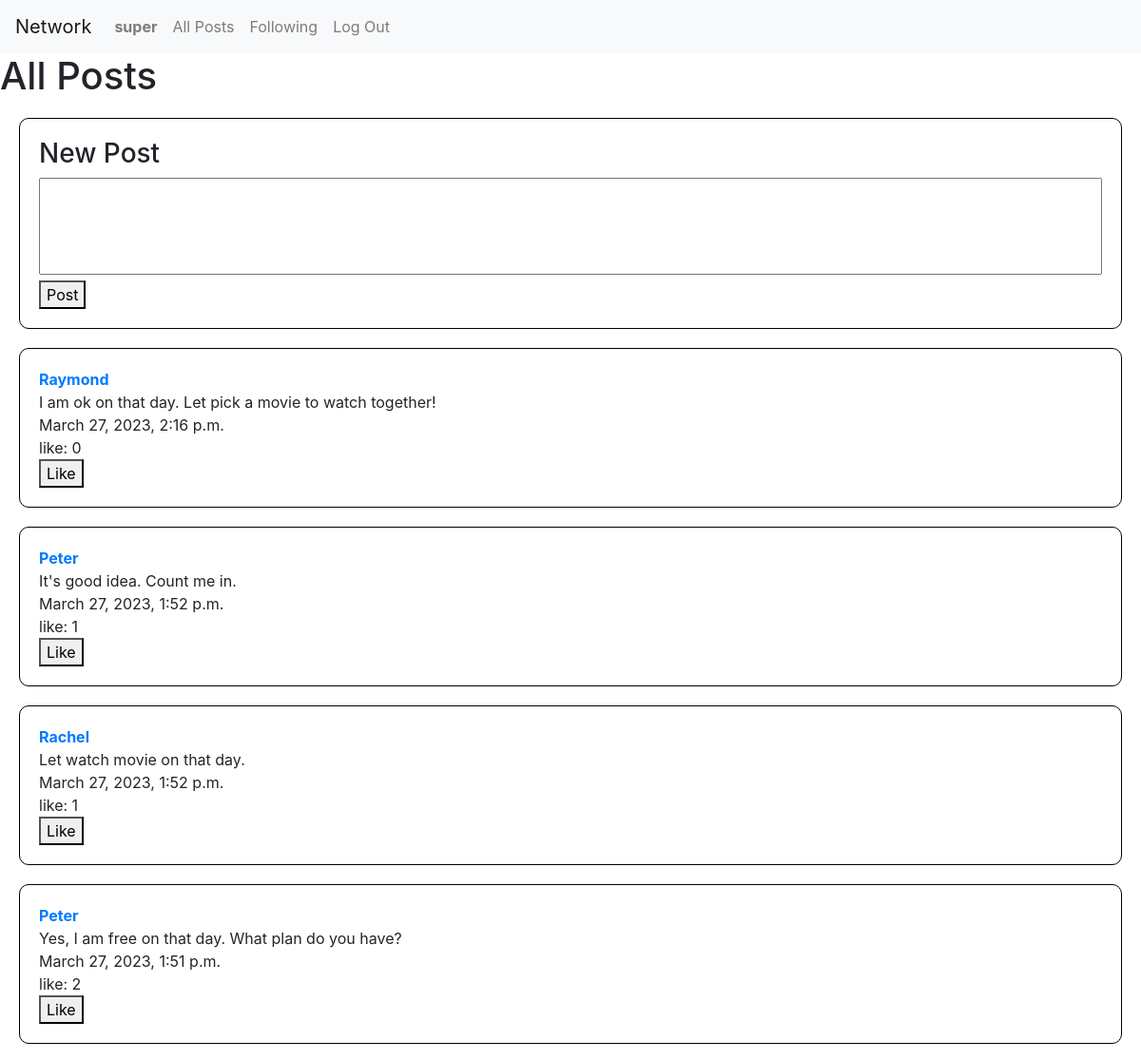
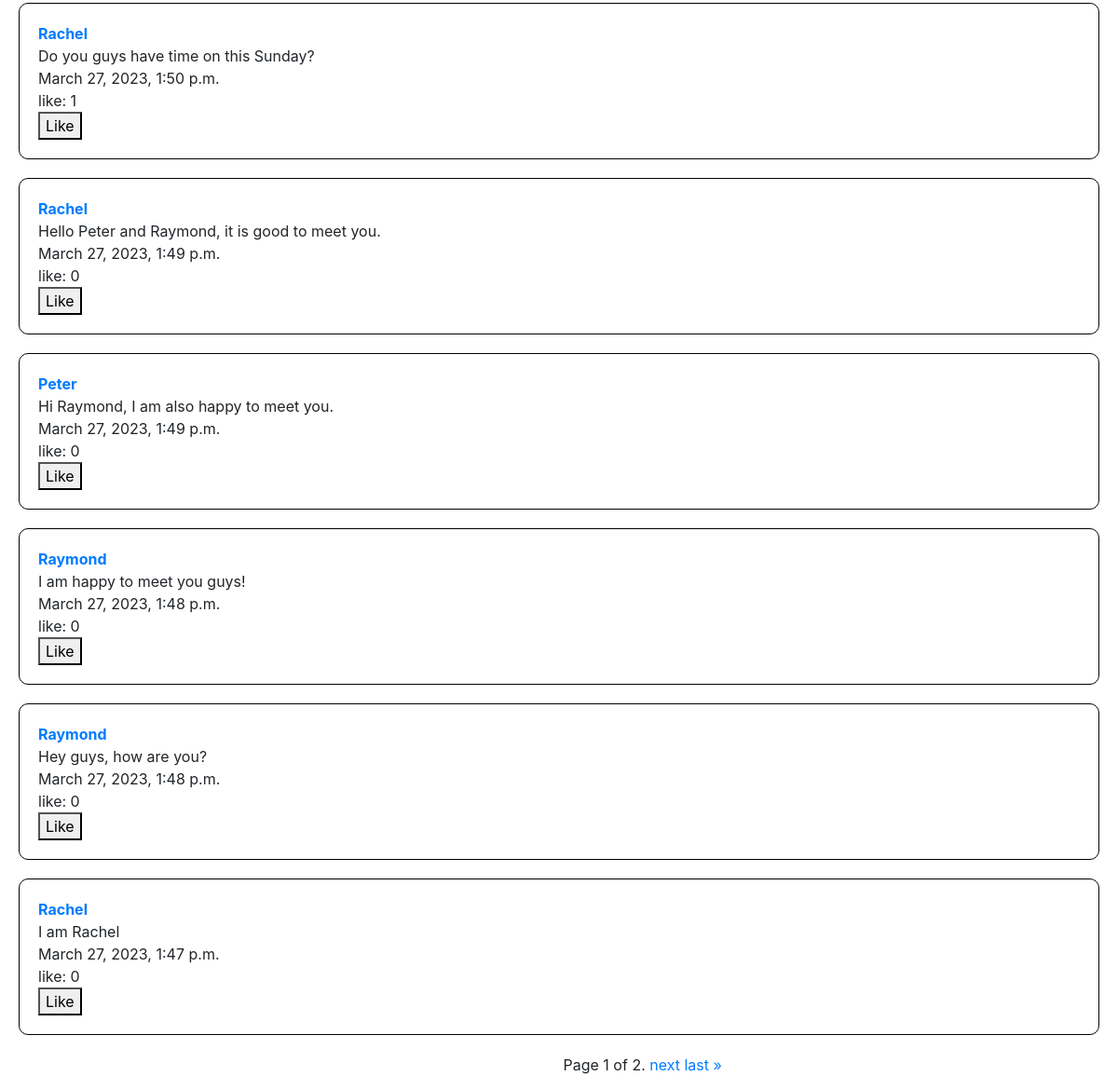
Page /all_post (signed in) on the committed database (2 pictures, top to bottom).
### network/models.py (models this page shows, shortened)
class User(AbstractUser):
    pass

class Post(models.Model):
    content = models.CharField(max_length=1000)
    writer = models.ForeignKey(User, on_delete=models.CASCADE, related_name = "post")
    time = models.DateTimeField(auto_now_add=True)
    like_no = models.PositiveIntegerField(default=0)
    liked_user = models.ManyToManyField(User, blank=True, related_name = "liked_post")

### network/views.py (the view)
# urls.py: path("all_post", views.all_post, name="all_post"),
def all_post(request):
    post = Post.objects.all().order_by('-time')
    p = Paginator(post,10)
    page_number = request.GET.get('page')
    page_obj = p.get_page(page_number)
    return render(request, "network/index.html",{
        "post_list": page_obj
    })

### network/templates/network/index.html (shortened to what this page needs)
{% extends "network/layout.html" %}
{% block body %}
    <h1>All Posts</h1>
    {% if user.is_authenticated %}
        <div class="post_box">
            <h3>New Post</h3>
            <form method="post" action="{% url 'new_post' %}">
                <textarea rows="4" cols="150" style="resize: none; width: 100%;" name="content"></textarea>
                <br>
                <button type="submit">Post</button>
            </form>
        </div>
    {% endif %}
    {% for item in post_list %}
        <div class="post_box" id="{{item.id}}">
            <a href = "{% url 'profile' item.writer.id %}"><strong>{{ item.writer }}</strong></a>
            <br>
            <div class = "content">{{item.content}}</div>
            {{item.time}}
            <br>
            <span class="like_no">like: {{item.like_no}}</span>
            <br>
            {% if user.is_authenticated %}
                {% if user != item.writer %}
                    {% if user in item.liked_user.all %}
                        <span class="like_unlike"><button onclick="unlike({{ item.id }})">Unlike</button></span>
                    {% else %}
                        <span class="like_unlike"><button onclick="like({{ item.id }})">Like</button></span>
                    {% endif %}
                {% endif %}
            {% endif %}
        </div>
    {% endfor %}
    <div class = "pagination">
        <span class="step-links">
            <div class="current">
                Page {{ post_list.number }} of {{ post_list.paginator.num_pages }}.
            </div>
            {% if post_list.has_next %}
            <div class="next">
                <a href="?page={{ post_list.next_page_number }}">next</a>
                <a href="?page={{ post_list.paginator.num_pages }}">last &raquo;</a>
            </div>
            {% endif %}
        </span>
    </div>
{% endblock %}

### network/templates/network/layout.html (shortened to what this page needs)
{% load static %}
<!DOCTYPE html>
<html lang="en">
    <head>
        <link rel="stylesheet" href="https://stackpath.bootstrapcdn.com/bootstrap/4.4.1/css/bootstrap.min.css">
        <link href="{% static 'network/styles.css' %}" rel="stylesheet">
    </head>
    <body>
        <nav class="navbar navbar-expand-lg navbar-light bg-light">
            <a class="navbar-brand" href="{% url 'index' %}">Network</a>
            <div>
              <ul class="navbar-nav mr-auto">
                {% if user.is_authenticated %}
                    <li class="nav-item">
                        <a class="nav-link" href="{% url 'profile' user.id %}"><strong>{{ user.username }}</strong></a>
                    </li>
                {% endif %}
                <li class="nav-item">
                  <a class="nav-link" href="{% url 'index' %}">All Posts</a>
                </li>
                {% if user.is_authenticated %}
                    <li class="nav-item">
                        <a class="nav-link" href="{% url 'following' %}">Following</a>
                    </li>
                    <li class="nav-item">
                        <a class="nav-link" href="{% url 'logout' %}">Log Out</a>
                    </li>
                {% endif %}
              </ul>
            </div>
          </nav>
        <div class="body">
            {% block body %}
            {% endblock %}
        </div>
    </body>
</html>

### network/static/network/styles.css (style rules this page uses)
.post_box { border: 1px solid black; border-radius: 10px; margin: 20px; padding: 20px; }
.pagination { text-align: center; position: absolute; left:50%; }
.previous, .next { display: inline-block; }
.current { display: inline-block; }

### rows in the picture
User: username "super"
Post: writer "Raymond", content "I am ok on that day. Let pick a movie to watch together!", time "March 27, 2023, 2:16 p.m.", like_no "0"
Post: writer "Peter", content "It's good idea. Count me in.", time "March 27, 2023, 1:52 p.m.", like_no "1"
Post: writer "Rachel", content "Let watch movie on that day.", time "March 27, 2023, 1:52 p.m.", like_no "1"
Post: writer "Peter", content "Yes, I am free on that day. What plan do you have?", time "March 27, 2023, 1:51 p.m.", like_no "2"
Post: writer "Rachel", content "Do you guys have time on this Sunday?", time "March 27, 2023, 1:50 p.m.", like_no "1"
Post: writer "Rachel", content "Hello Peter and Raymond, it is good to meet you.", time "March 27, 2023, 1:49 p.m.", like_no "0"
Post: writer "Peter", content "Hi Raymond, I am also happy to meet you.", time "March 27, 2023, 1:49 p.m.", like_no "0"
Post: writer "Raymond", content "I am happy to meet you guys!", time "March 27, 2023, 1:48 p.m.", like_no "0"
Post: writer "Raymond", content "Hey guys, how are you?", time "March 27, 2023, 1:48 p.m.", like_no "0"
Post: writer "Rachel", content "I am Rachel", time "March 27, 2023, 1:47 p.m.", like_no "0"

### other values in the picture
{{ post_list.number }} "1"
{{ post_list.paginator.num_pages }} "2"
